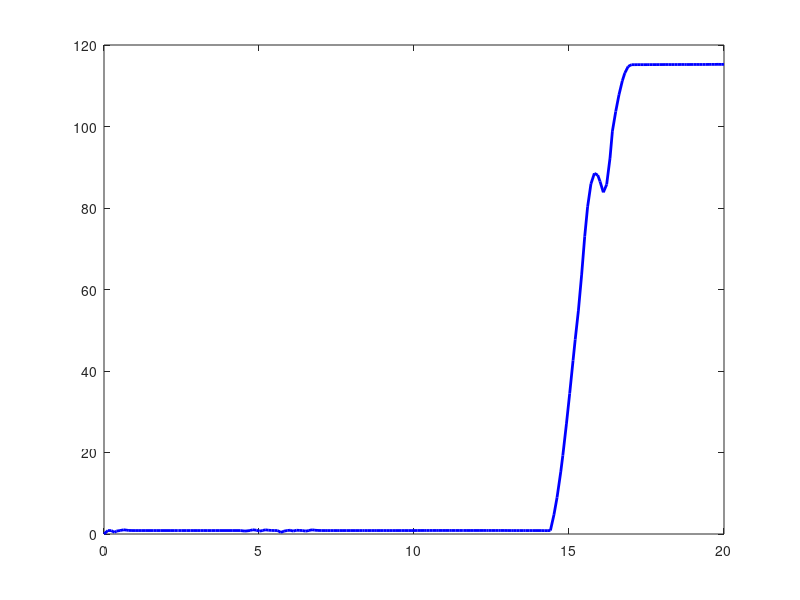

The MATLAB script that drew this image: (Note: this script raises an error after producing the figure.)
clear
clc
% 导入数据文件
data = load('data15a.csv');
 
% 提取X轴和Y轴上的数值向量
x_values = data(:, 1); % 第一列为X轴数据
y_values =data(:, 2); % 第二列为Y轴数据
x2=data(:, 3);
y2=data(:, 4);


% 绘制曲线图
figure; % 创建新的图形窗口
plot(x_values, y_values,'blue','LineWidth',2,'MarkerFaceColor','w'); % 绘制曲线图
hold on
plot(x_values, y2,'red-*','MarkerIndices',1:20:length(y2),'LineWidth',2); % 绘制曲线图
set(gca,'XTick',0:4:20);
set(gca,'XTicklabel',{'0','4','8','12','16','20'})
set(gca,'YTick',0:30:150);
set(gca,'YTicklabel',{'0','30','60','90','120','150'})
axis([0 20 0 150])
xlabel('Time (s)'); % 设置X轴标签
ylabel('Slip amount (mm)'); % 设置Y轴标签
grid on; % 显示网格线
legend('theoretical magnetic scheme', 'magnetic optimization scheme'); % 添加解释标签
set(gca,'FontSize',12)

%xlabel('机器人越障过程运动时间 {\itt}_3/\rms'); % 设置X轴标签
%ylabel('滑移量\itx/\rmmm'); % 设置Y轴标签
%grid on; % 显示网格线
%legend('理论磁力方案下机器人的滑移量', '磁力优化方案下机器人的滑移量'); % 添加解释标签